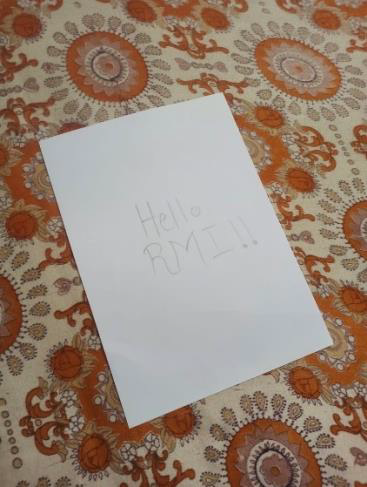
#> input picture Sample Images/image.png, 367 x 487 px, found by its file name
$ python 'image warping.py'
#> lines starting #> are read from the running program, lines starting #| are printed output that depends on the picture
import cv2
import numpy as np
cnt=0
arr=np.zeros((4,2),int)
def click(event,x,y,flags,param):
    global cnt
    if event==cv2.EVENT_LBUTTONDOWN:
        arr[cnt]=x,y
        cnt+=1
        print(x,y)

img=cv2.imread('image.png')
#> img is the input picture: shape (487, 367, 3); mean B, G, R 119.8, 134, 152.5
img=cv2.resize(img,(500,500))
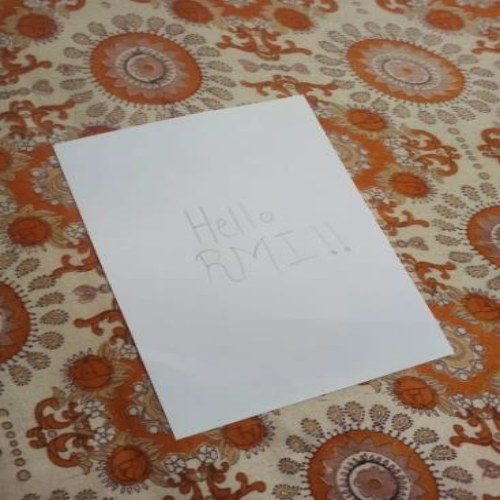
#> img: shape (500, 500, 3); mean B, G, R 119.7, 133.9, 152.4


while True:
    if cnt==4:
       pts1=np.float32([arr[0],arr[1],arr[2],arr[3]])
       pts2=np.float32([[0,0],[500,0],[0,500],[500,500]])
       matrix=cv2.getPerspectiveTransform(pts1,pts2)
       final=cv2.warpPerspective(img,matrix,(500,500))
       cv2.imshow('Output',final)
       break
    cv2.namedWindow('Input')
    cv2.setMouseCallback('Input',click)
    cv2.imshow('Input',img)
    cv2.waitKey(1)
